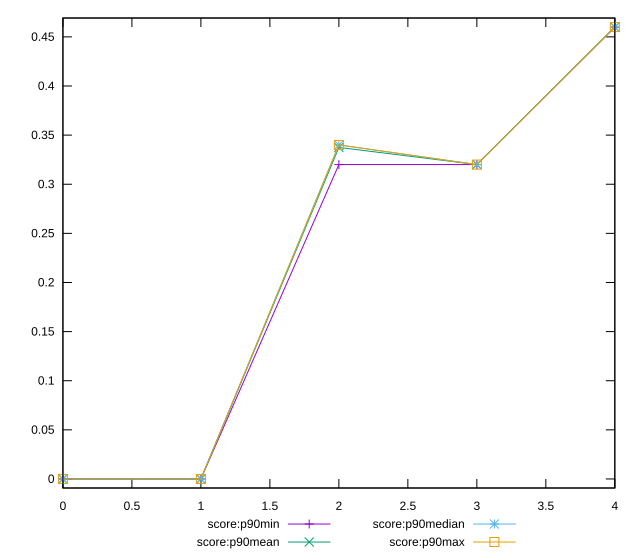

Write gnuplot code to recreate this figure.
reset

$scoreP90Min <<EOF
0 0
1 0
2 0.32
3 0.32
4 0.46
EOF

$scoreP90Mean <<EOF
0 0
1 0
2 0.3374468085106382
3 0.32000000000000023
4 0.4600000000000007
EOF

$scoreP90Median <<EOF
0 0
1 0
2 0.34
3 0.32
4 0.46
EOF

$scoreP90Max <<EOF
0 0
1 0
2 0.34
3 0.32
4 0.46
EOF

set key outside below
set xrange [0:4]
set yrange [-0.009200000000000014:0.4692000000000007]
set trange [-0.009200000000000014:0.4692000000000007]
set terminal svg size 640, 560 enhanced background rgb 'white'
set output "report_00016_2021-02-10T13-31-48.338Z/unused-javascript/progression/score.svg"

plot $scoreP90Min title "score:p90min" with linespoints, \
     $scoreP90Mean title "score:p90mean" with linespoints, \
     $scoreP90Median title "score:p90median" with linespoints, \
     $scoreP90Max title "score:p90max" with linespoints

reset
